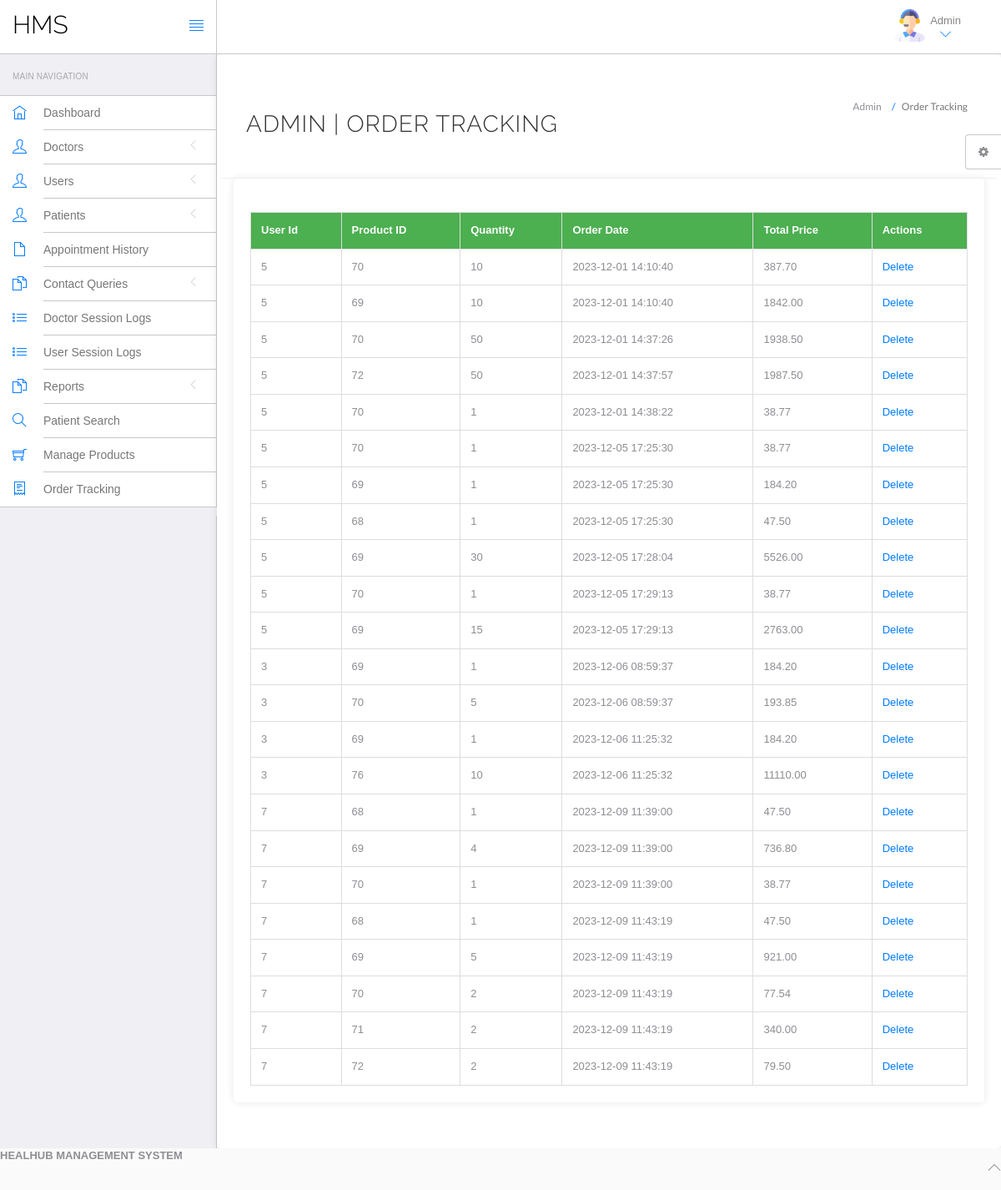
Page /hms/admin/orders.php on the committed database.
### tables this page shows
CREATE TABLE `orders` (
  `id` int(11) NOT NULL,
  `user_id` int(11) DEFAULT NULL,
  `product_id` int(11) DEFAULT NULL,
  `quantity` int(11) DEFAULT NULL,
  `total_price` decimal(10,2) DEFAULT NULL,
  `order_date` timestamp NOT NULL DEFAULT current_timestamp()
);

### hms/admin/orders.php (the view, shortened to what this page needs)
<?php
include('include/config.php');
$sql = "SELECT * FROM orders";
$result = $con->query($sql);
$orders = [];
if ($result->num_rows > 0) {
    while ($row = $result->fetch_assoc()) {
        $orders[] = $row;
    }
}
?>
<!DOCTYPE html>
<html lang="en">
<head>
	<link rel="stylesheet" href="vendor/bootstrap/css/bootstrap.min.css">
	<link rel="stylesheet" href="vendor/fontawesome/css/font-awesome.min.css">
	<link rel="stylesheet" href="vendor/themify-icons/themify-icons.min.css">
	<link href="vendor/animate.css/animate.min.css" rel="stylesheet" media="screen">
	<link href="vendor/perfect-scrollbar/perfect-scrollbar.min.css" rel="stylesheet" media="screen">
	<link href="vendor/switchery/switchery.min.css" rel="stylesheet" media="screen">
	<link href="vendor/bootstrap-touchspin/jquery.bootstrap-touchspin.min.css" rel="stylesheet" media="screen">
	<link href="vendor/select2/select2.min.css" rel="stylesheet" media="screen">
	<link href="vendor/bootstrap-datepicker/bootstrap-datepicker3.standalone.min.css" rel="stylesheet" media="screen">
	<link href="vendor/bootstrap-timepicker/bootstrap-timepicker.min.css" rel="stylesheet" media="screen">
	<link rel="stylesheet" href="assets/css/styles.css">
	<link rel="stylesheet" href="assets/css/plugins.css">
    <link rel="stylesheet" href="assets/css/products.css">
	<link rel="stylesheet" href="assets/css/themes/theme-1.css" id="skin_color" />
</head>
<body>
    <div id="app">
    <?php include('include/header.php'); ?>
        <?php include('include/sidebar.php'); ?>
        <div class="app-content">
            <div class="main-content">
                <div class="wrap-content container" id="container">
                    <section id="page-title">
                        <div class="row">
                            <div class="col-sm-8">
                                <h1 class="mainTitle">Admin | Order Tracking <?php echo $pageTitle; ?></h1>
                            </div>
                            <ol class="breadcrumb">
                                <li>
                                    <span>Admin </span>
                                </li>
                                <li class="active">
                                    <span><?php echo 'Order Tracking'; ?></span>
                                </li>
                            </ol>
                        </div>
                    </section>
                    <div class="container">
                        <table border="1">
                            <thead>
                                <tr>
                                    <th>User Id</th>
                                    <th>Product ID</th>
                                    <th>Quantity</th>
                                    <th>Order Date</th>
                                    <th>Total Price</th>
                                    <th>Actions</th>
                                </tr>
                            </thead>
                            <tbody>
                                <?php foreach ($orders as $order) : ?>
                                    <tr>
                                        <td><?php echo $order['user_id']; ?></td>
                                        <td><?php echo $order['product_id']; ?></td>
                                        <td><?php echo $order['quantity']; ?></td>
                                        <td><?php echo $order['order_date']; ?></td>
                                        <td><?php echo $order['total_price']; ?></td>
                                        <td>
                                            <a href="orders.php?id=<?php echo $order['id']; ?>&del=delete" onclick="return confirm('Are you sure you want to delete?')">Delete</a>
                                        </td>
                                    </tr>
                                <?php endforeach; ?>
                            </tbody>
                        </table>
                    </div>
                </div>
            </div>
        </div>
    </div>
    </body>
    <?php include "include/footer.php"; ?>
	<?php include "include/setting.php"; ?>
</html>

### hms/admin/assets/css/products.css (style rules this page uses)
body { font-family: 'Arial', sans-serif; background-color: #f4f4f4; }
.container { max-width: 800px; margin: 0 auto; padding: 20px; background-color: #fff; border-radius: 5px; box-shadow: 0 0 10px rgba(0, 0, 0, 0.1); }
table { width: 100%; border-collapse: collapse; margin-top: 20px; }
table, th, td { border: 1px solid #ddd; }
th, td { padding: 12px; text-align: left; }
th { background-color: #4caf50; color: #fff; }
a { color: #007bff; text-decoration: none; }

### hms/admin/assets/css/themes/theme-1.css (style rules this page uses)
body { background: #FAFAFA; }

### rows in the picture
orders: user "5", product "70", quantity "10", order_date "2023-12-01 14:10:40", total_price "387.70"
orders: user "5", product "69", quantity "10", order_date "2023-12-01 14:10:40", total_price "1842.00"
orders: user "5", product "70", quantity "50", order_date "2023-12-01 14:37:26", total_price "1938.50"
orders: user "5", product "72", quantity "50", order_date "2023-12-01 14:37:57", total_price "1987.50"
orders: user "5", product "70", quantity "1", order_date "2023-12-01 14:38:22", total_price "38.77"
orders: user "5", product "70", quantity "1", order_date "2023-12-05 17:25:30", total_price "38.77"
orders: user "5", product "69", quantity "1", order_date "2023-12-05 17:25:30", total_price "184.20"
orders: user "5", product "68", quantity "1", order_date "2023-12-05 17:25:30", total_price "47.50"
orders: user "5", product "69", quantity "30", order_date "2023-12-05 17:28:04", total_price "5526.00"
orders: user "5", product "70", quantity "1", order_date "2023-12-05 17:29:13", total_price "38.77"
orders: user "5", product "69", quantity "15", order_date "2023-12-05 17:29:13", total_price "2763.00"
orders: user "3", product "69", quantity "1", order_date "2023-12-06 08:59:37", total_price "184.20"
orders: user "3", product "70", quantity "5", order_date "2023-12-06 08:59:37", total_price "193.85"
orders: user "3", product "69", quantity "1", order_date "2023-12-06 11:25:32", total_price "184.20"
orders: user "3", product "76", quantity "10", order_date "2023-12-06 11:25:32", total_price "11110.00"
orders: user "7", product "68", quantity "1", order_date "2023-12-09 11:39:00", total_price "47.50"
orders: user "7", product "69", quantity "4", order_date "2023-12-09 11:39:00", total_price "736.80"
orders: user "7", product "70", quantity "1", order_date "2023-12-09 11:39:00", total_price "38.77"
orders: user "7", product "68", quantity "1", order_date "2023-12-09 11:43:19", total_price "47.50"
orders: user "7", product "69", quantity "5", order_date "2023-12-09 11:43:19", total_price "921.00"
orders: user "7", product "70", quantity "2", order_date "2023-12-09 11:43:19", total_price "77.54"
orders: user "7", product "71", quantity "2", order_date "2023-12-09 11:43:19", total_price "340.00"
orders: user "7", product "72", quantity "2", order_date "2023-12-09 11:43:19", total_price "79.50"
